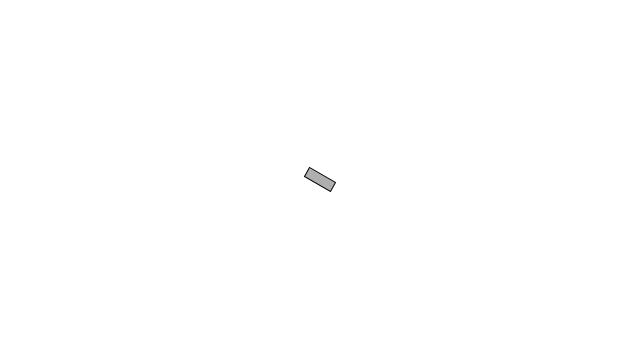
Frame 1 (no input)
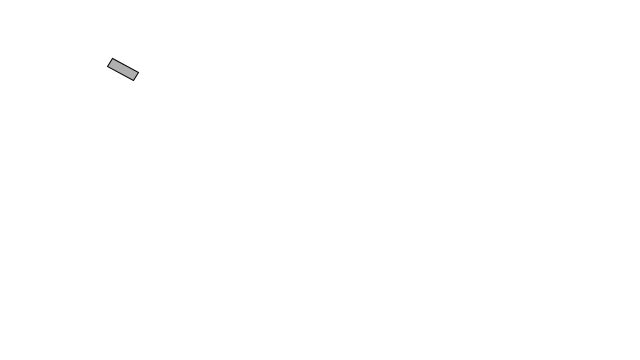
Frame 60 (the mouse pressed at the canvas centre just before this capture)
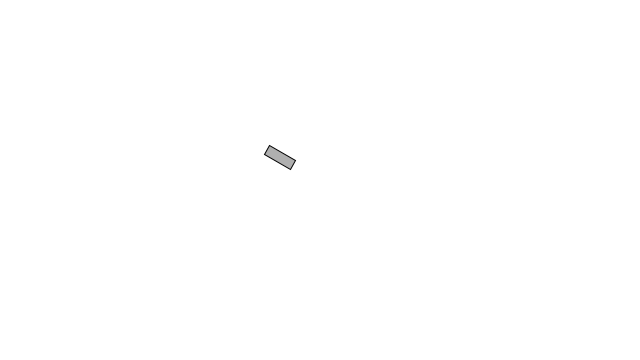
Frame 120 (the mouse held since frame 60 and released just before this capture)

The Processing sketch that drew these frames (run headless with seeded random() and noise(); from frame 60 on, the mouse is pressed at the canvas centre):

// Processing sketch: _3_02_pointing_velocity
// ── _3_02_pointing_velocity.pde
Mover mover;

void setup() {
  size(640,360);
  smooth();
  mover = new Mover(); 
}

void draw() {
  background(255);
  
  mover.update();
  mover.checkEdges();
  mover.display(); 
}



// ── Mover.pde
class Mover {

  PVector location;
  PVector velocity;
  PVector acceleration;
  float topspeed;

  float xoff,yoff;
  
  float r = 16;

  Mover() {
    location = new PVector(width/2,height/2);
    velocity = new PVector(0,0);
    topspeed = 4;
    xoff = 1000;
    yoff = 0;
  }

  void update() {

    PVector mouse = new PVector(mouseX,mouseY);
    PVector dir = PVector.sub(mouse,location);
    dir.normalize();
    dir.mult(0.5);
    acceleration = dir;

    velocity.add(acceleration);
    velocity.limit(topspeed);
    location.add(velocity);
  }

  void display() {
    float theta = velocity.heading2D();
    
    stroke(0);
    fill(175);
    pushMatrix();
    rectMode(CENTER);
    translate(location.x,location.y);
    rotate(theta);
    rect(0,0,30,10);
    popMatrix();
  }

  void checkEdges() {

    if (location.x > width) {
      location.x = 0;
    } 
    else if (location.x < 0) {
      location.x = width;
    }

    if (location.y > height) {
      location.y = 0;
    } 
    else if (location.y < 0) {
      location.y = height;
    }

  }

}
